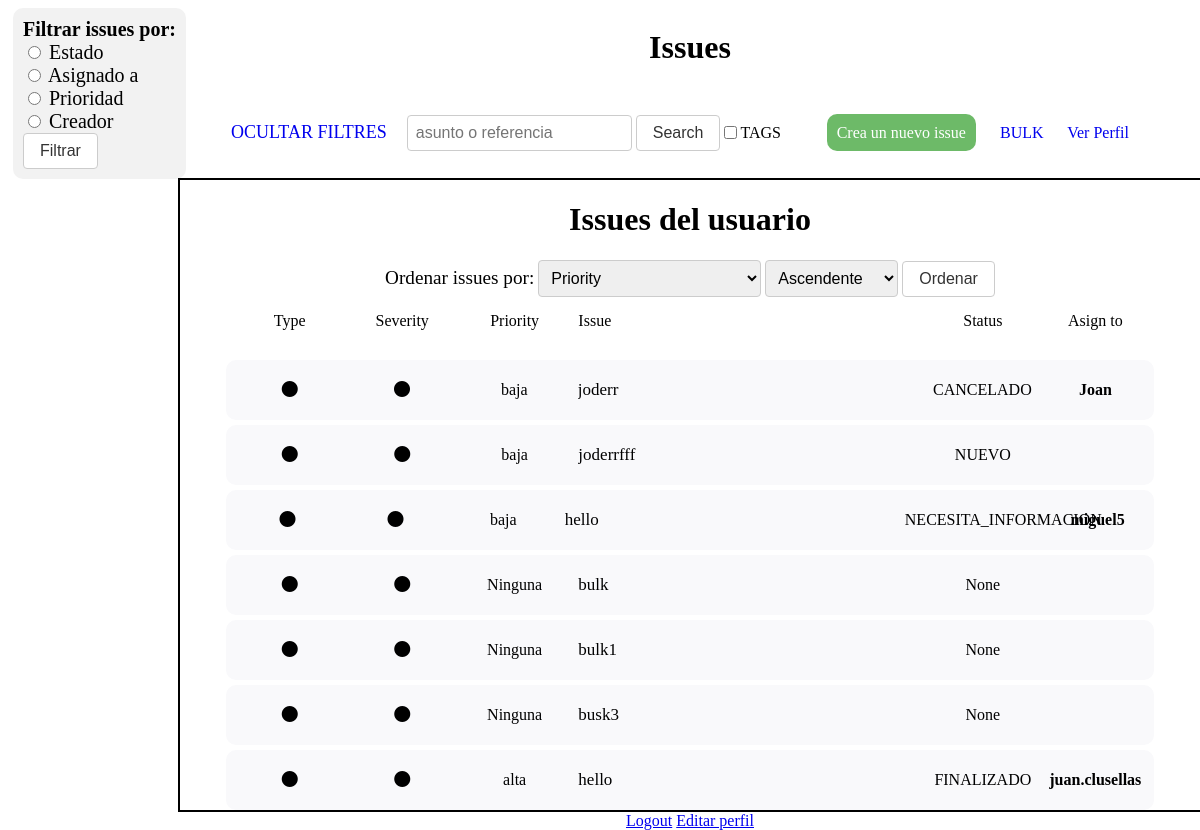
The app's page /filtrar-issues/ (signed in) with its own data.
### polls/models.py (models this page shows, shortened)
class Issue(models.Model):
    id = models.AutoField(primary_key=True)
    asunto = models.CharField(max_length=50, default='')
    descripcion = models.CharField(max_length=200, default='')
    creador = models.ForeignKey(User, on_delete=models.CASCADE, related_name='issues_creadas')
    associat = models.ForeignKey(User, on_delete=models.CASCADE, related_name='issues_associado', null=True)
    vigilant = models.ManyToManyField(User, related_name='issues_vigiladas')
    deleted = models.BooleanField(default=False)
    asignada = models.ForeignKey(User, on_delete=models.CASCADE, related_name='issues_asignadas', null=True)
    blocked = models.BooleanField(default=False, null=True)
    reason_blocked = models.CharField(max_length=200, default='', null=True)
    deadline = models.DateTimeField(null=True)
    prioridad = models.CharField(max_length=100, default=None, null=True)
    status = models.CharField(max_length=100, default=None, null=True)

### polls/views/issue_viewset.py (the view)
# urls.py: path('filtrar-issues/', issue_viewset.filtrar_issues, name='filtrar-issues'),
def filtrar_issues(request):
    filtro = request.GET.get('filtro')
    estados = request.GET.get('status')
    prioridades_sel = request.GET.get('prioridades')
    assigned_to = request.GET.get('assigned_to')
    creado_por = request.GET.get('creado_por')
    asignados = request.GET.get('asignados')
    if filtro:
        if filtro == 'status':
            issues = Issue.objects.filter(status=estados, deleted=False)
        elif filtro == 'assignee':
            issues = Issue.objects.filter(asignada=asignados, deleted=False)
        elif filtro == 'priority':
            if prioridades_sel == 'None':
                issues = Issue.objects.filter(prioridad=None, deleted=False)
            else :
                issues = Issue.objects.filter(prioridad=prioridades_sel, deleted=False)
        elif filtro == 'created_by':
            issues = Issue.objects.filter(creador=creado_por, deleted=False)
        else:
            issues = None
    else:
        issues = Issue.objects.filter(creador=request.user.id, deleted=False)
    equipos = Equipo.objects.all()
    miembro_equipo = Miembro_Equipo.objects.filter(miembro=request.user.id)
    equipo = Miembro_Equipo.objects.filter(miembro=request.user)
    miebros = Miembro_Equipo.objects.filter(equipo=equipo[0].equipo)
    usuarios = []
    for miembro in miebros:
        usuarios.append(miembro.miembro)
    return render(request, 'filterIssues.html', {'issues' : issues, 'equipos' : equipos, 'equipo' : miembro_equipo, 'usuarios' : usuarios, 'prioridades': prioridades, 'status': status})

### polls/templates/filterIssues.html (shortened to what this page needs)
<!DOCTYPE html>
<html lang="en">
<head>
</head>
{% load socialaccount %}
<body>
    {%include "form_filtrarIssues.html"%}
    <div id="contenedorPrincipal">
        <h1>Issues</h1>
        <div id="barraSuperior">
            <div id="superiorIzquierda">
                <a id="aplicarFiltros" style="font-size: large" href="/login/auth">OCULTAR FILTRES</a>
                {% include "form_search_bar.html" %}
                <input type="checkbox">TAGS</input>
            </div>
            <div id="superiorDerecha">
                <a id="crearIssue" href="/pantallaCrearIssue">Crea un nuevo issue</a>
                <a href="/bulkInsertView">BULK</a>
                <a href="/verPerfil/{{ user.username }}/">Ver Perfil</a>
            </div>
        </div>
        <div id="tablaIssues">
            <h1>Issues del usuario</h1>
            {%include "form_order_issues.html"%}
            <div id="CabeceraTabla">
                <div class="col">Type</div>
                <div class="col">Severity</div>
                <div class="col">Priority</div>
                <div class="col" id="especial">Issue</div>
                <div class="col">Status</div>
                <div class="col">Asign to</div>
            </div>
            {% for issue in issues %}
                <div id="issue" {% if issue.blocked %} style="border-style: solid; border-color: red; border-width: 4px;"{% endif %}>
                    <div class="col"><i class="fa-solid fa-circle"></i></div>
                    <div class="col"><i class="fa-solid fa-circle"></i></div>
                    {% if issue.prioridad %}
                        <div class="col">{{ issue.prioridad }}</div>
                    {% else %}
                        <div class="col">Ninguna</div>
                    {% endif %}
                    <div class="col" id="especial"><a href="/mostrarIssue/{{ issue.id }}/">{{ issue.asunto }}</a></div>
                    <div class="col"><p> {{ issue.status }}</p></div>
                    <div class="col"><strong>{{ issue.asignada.username }}</strong></div>
                </div>
            {% endfor %}
        </div>
        <div id="mainExtras">
            <a href="/logout">Logout</a>
            <a href="/editarPerfil">Editar perfil</a>
        </div>
    </div>
</body>
</html>

### polls/templates/filterIssues.html (style rules this page uses)
#contenedorPrincipal { width: 85%; display: flex; flex-direction: column; align-items: center; position: absolute; left: 15%; }
#CabeceraTabla { width: 90%; height: auto; display: flex; flex-direction: row; justify-content: space-between; margin-bottom: 20px; }
#barraSuperior { width: 90%; height: 50px; background-color: #ffffff; display: flex; justify-content: flex-end; align-items: center; padding: 20px; display: flex; flex-direction: row; justify-content: space-between; }
#barraSuperior a { text-decoration: none; margin-right: 20px; }
#superiorIzquierda { display: flex; flex-direction: row; justify-content: space-between; align-items: center; }
#tablaIssues { width: 100%; height: 100%; display: flex; flex-direction: column; align-items: center; border: 2px solid black; }
#issue { width: 90%; height: 50px; background-color: rgba(249, 249, 251, 1); padding: 5px; margin-top: 5px; display: flex; flex-direction: row; justify-content: space-between; align-items: center; border-radius: 10px; }
.col { width: 14.3%; padding: 5px; margin-left: 5px; text-align: center; }
#especial { width: 50%; text-align: left; }
#especial a { text-decoration: none; font-size: 17px; color:black; display: table-caption; overflow: auto; width: 300px; }
#crearIssue { background-color: #39a232bb; color: white; padding: 10px; border-radius: 10px; text-decoration: none; }

### records on screen
Issue: prioridad "baja", asunto "joderr", status "CANCELADO", asignada.username "Joan"
Issue: prioridad "baja", asunto "joderrfff", status "NUEVO"
Issue: prioridad "baja", asunto "hello", status "NECESITA_INFORMACION", asignada.username "miguel5"
Issue: shows "Ninguna", asunto "bulk", status "None"
Issue: shows "Ninguna", asunto "bulk1", status "None"
Issue: shows "Ninguna", asunto "busk3", status "None"
Issue: prioridad "alta", asunto "hello", status "FINALIZADO", asignada.username "juan.clusellas"
